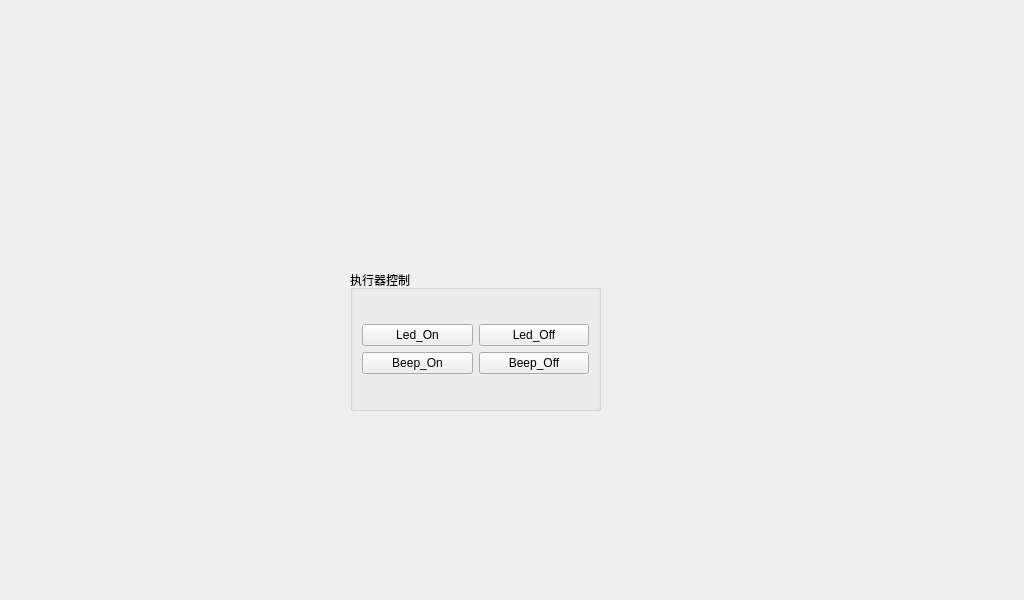
<?xml version="1.0" encoding="UTF-8"?>
<ui version="4.0">
 <class>ControlPage</class>
 <widget class="QWidget" name="ControlPage">
  <property name="geometry">
   <rect>
    <x>0</x>
    <y>0</y>
    <width>1024</width>
    <height>600</height>
   </rect>
  </property>
  <property name="minimumSize">
   <size>
    <width>1024</width>
    <height>600</height>
   </size>
  </property>
  <property name="maximumSize">
   <size>
    <width>1024</width>
    <height>600</height>
   </size>
  </property>
  <property name="windowTitle">
   <string>Form</string>
  </property>
  <widget class="QWidget" name="verticalLayoutWidget">
   <property name="geometry">
    <rect>
     <x>350</x>
     <y>270</y>
     <width>251</width>
     <height>141</height>
    </rect>
   </property>
   <layout class="QVBoxLayout" name="verticalLayout_2">
    <item>
     <widget class="QGroupBox" name="groupBox">
      <property name="title">
       <string>执行器控制</string>
      </property>
      <layout class="QVBoxLayout" name="verticalLayout">
       <item>
        <layout class="QGridLayout" name="gridLayout">
         <item row="0" column="0">
          <widget class="QPushButton" name="LedOnButton">
           <property name="text">
            <string>Led_On</string>
           </property>
          </widget>
         </item>
         <item row="0" column="1">
          <widget class="QPushButton" name="LedOffButton">
           <property name="text">
            <string>Led_Off</string>
           </property>
          </widget>
         </item>
         <item row="1" column="0">
          <widget class="QPushButton" name="BeepOnButton">
           <property name="text">
            <string>Beep_On</string>
           </property>
          </widget>
         </item>
         <item row="1" column="1">
          <widget class="QPushButton" name="BeepOffButton">
           <property name="text">
            <string>Beep_Off</string>
           </property>
          </widget>
         </item>
        </layout>
       </item>
      </layout>
     </widget>
    </item>
   </layout>
  </widget>
 </widget>
 <resources/>
 <connections/>
</ui>
